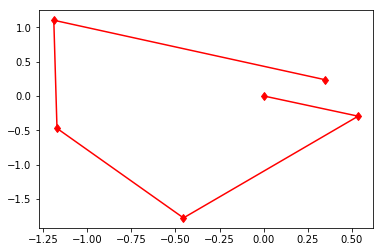

Generate this figure with Python:
import numpy as np
import matplotlib.pyplot as plt

x_0 = np.array([[0],[0]])
delta_x = np.random.normal(0,1,(2,5))
x = np.concatenate((x_0,np.cumsum(delta_x,axis = 1)),axis=1)
plt.plot(x[0],x[1],"rd-")
plt.show()
